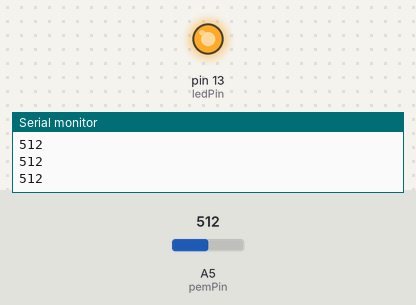
Bench run of a sketch on a simulated Arduino Uno, built with avr-gcc and run on an emulated ATmega328P. On the bench: output pins drawn as LEDs (lit = HIGH), the last lines printed to the serial monitor. The test bench sets the inputs (shaded band); at power-on: A5 (pemPin) = 512.

Above: at 1.2 s.
1.3 s: A5 (pemPin) set to 503
At 1.7 s:
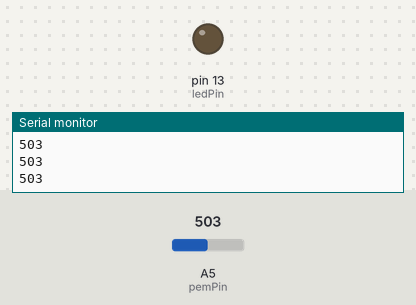
2.8 s: A5 (pemPin) set to 716
At 4.0 s:
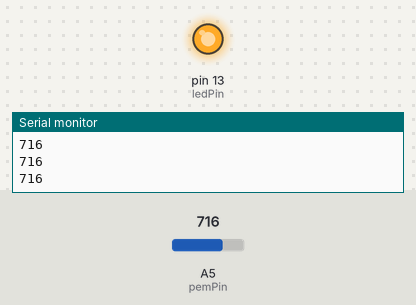
4.3 s: A5 (pemPin) set to 511
At 5.2 s:
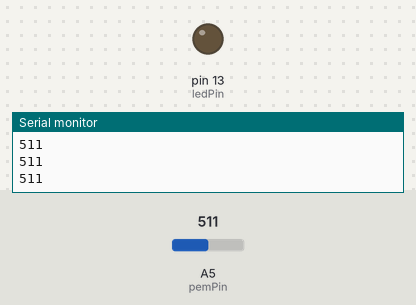
Timing chart, 0 to 7.3 s (numbered marks = the images above; inputs shaded):
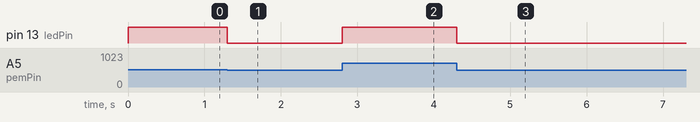

Measured:
- the behaviour switches between 512 and 511 on A5 (pemPin) (found by bisection; images 0 and 1)
- after the input at 1.3 s, pin 13 (ledPin): HIGH → LOW at once
- after the input at 2.8 s, pin 13 (ledPin): LOW → HIGH at once
- after the input at 4.3 s, pin 13 (ledPin): HIGH → LOW at once

The sketch:

analog.ino
```cpp
/*
  reading potentiometer (bien tro)
*/

int ledPin = 13;
int pemPin = 5;
int val = 0;

void setup() {
  pinMode(ledPin, OUTPUT);
  Serial.begin(9600);
}

void loop() {
  val = analogRead(pemPin);
  analogWrite(ledPin, val/4);
  Serial.println(val);
}
```
